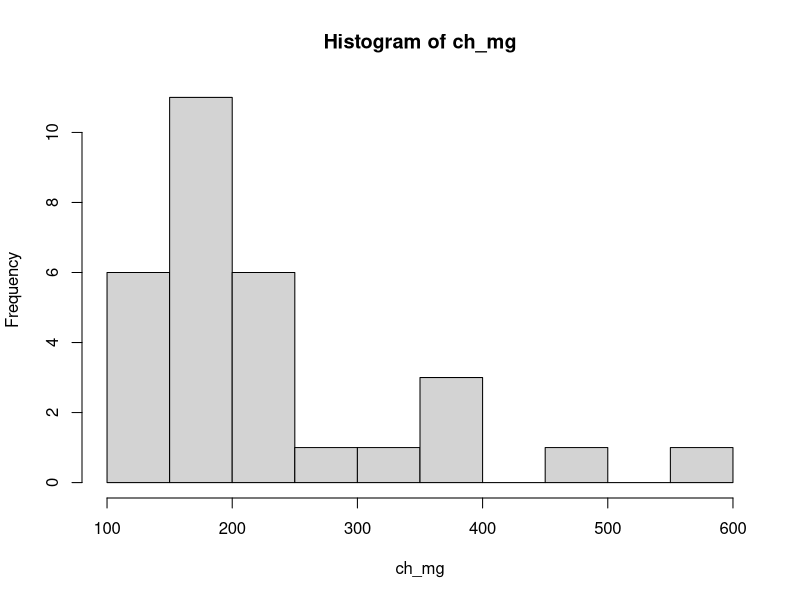
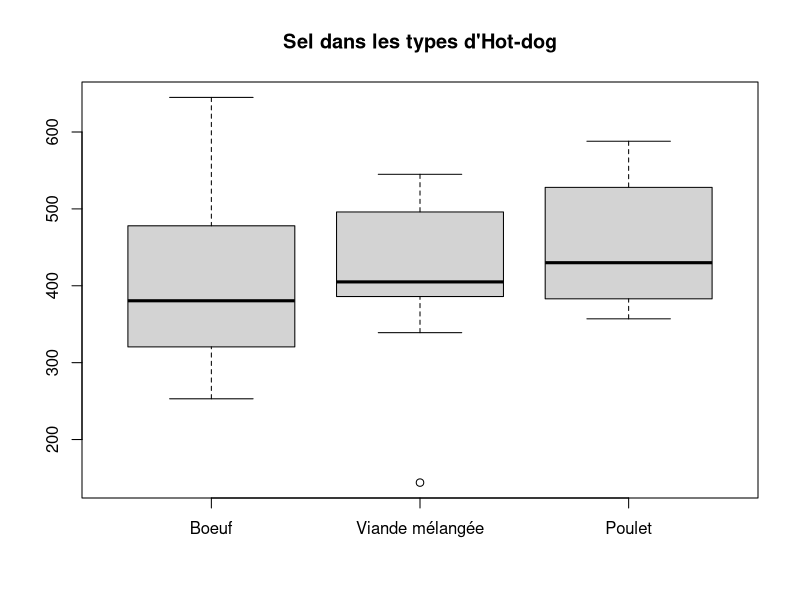
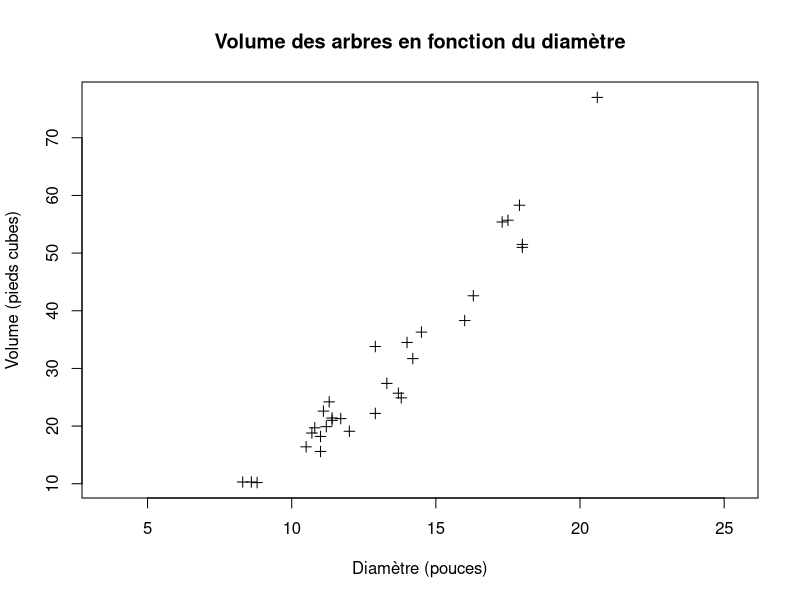

Generate these figures, in order, with R:
setwd("/Users/Valentin/code/heig/pst/Exercices")

# ----------------------------------------------------------------
# Exercice 2
# ----------------------------------------------------------------
ch_mg <- scan("DonneesExos/carbon.txt")

# a)
# Attributs de seq: from, to, by
table(cut(ch_mg, seq(100, 600, 50)))

# Autre option de faire une table de fréquence via un hist + b)
h <- hist(ch_mg, breaks = seq(100, 600, 50))
h$breaks
h$counts


# ----------------------------------------------------------------
# Exercice 6
# ----------------------------------------------------------------
sodium <- read.table("DonneesExos/sodium.txt", header = TRUE)

# a)
summary(sodium)

sd(sodium$beef, na.rm = TRUE)
sd(sodium$meat, na.rm = TRUE)
sd(sodium$poultry, na.rm = TRUE)

# Plus de sel dans le poulet que dans la viande et le boeuf.

# b)
boxplot(
  sodium$beef,
  sodium$meat,
  sodium$poultry,
  names = c("Boeuf", "Viande mélangée", "Poulet"),
  main = "Sel dans les types d'Hot-dog"
)

# c)
# Boîtes assez superposées, étalement. Incertitude élevée dans chaque catégorie
# vu la taille interquartile.


# ----------------------------------------------------------------
# Exercice 10
# ----------------------------------------------------------------
trees <- read.table("DonneesExos/trees.txt", header = TRUE)

# a)
plot(
  x = trees$Diametre,
  y = trees$Volume,
  xlab = "Diamètre (pouces)",
  ylab = "Volume (pieds cubes)",
  main = "Volume des arbres en fonction du diamètre",
  asp = .2,
  pch = 3
)

# b)
# Valeur atypique: la plus grande en x et y.

# c)
cor(trees$Diametre, trees$Volume)

# Coefficient de corrélation linéaire qui est très élevé.
# Résultat en accord avec le graphique, on voit bien la corrélation linéaire.

# d)
# Surtout le point le plus grand (20.6, 77)

# Version sans le point extremum
trees2 <- trees[1:30,]
cor(trees2$Diametre, trees2$Volume)

# Coeff plus petit donc on remarque que ce point nous forçait à voir cette
# corrélation linéaire même si c'est léger.

# Version avec diamètre au carré
cor(trees2$Diametre ^2, trees2$Volume)

# Version avec diamètre au cube
cor(trees2$Diametre ^3, trees2$Volume)

